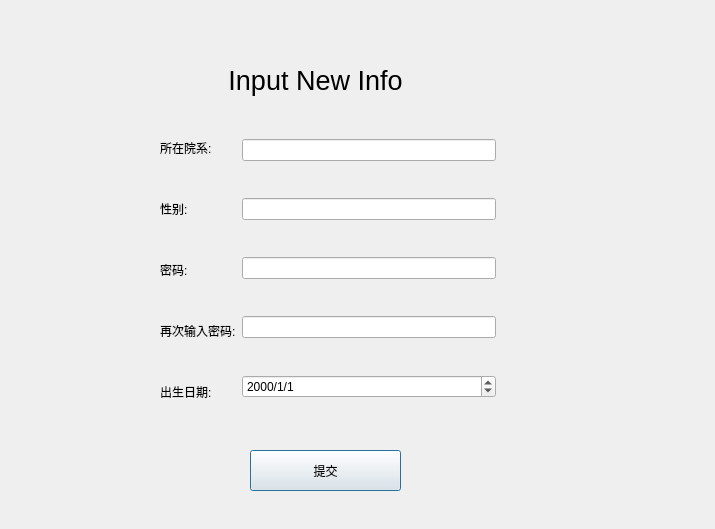
<?xml version="1.0" encoding="UTF-8"?>
<ui version="4.0">
 <class>UpdateInfo</class>
 <widget class="QDialog" name="UpdateInfo">
  <property name="geometry">
   <rect>
    <x>0</x>
    <y>0</y>
    <width>715</width>
    <height>529</height>
   </rect>
  </property>
  <property name="windowTitle">
   <string>Dialog</string>
  </property>
  <widget class="QWidget" name="layoutWidget">
   <property name="geometry">
    <rect>
     <x>160</x>
     <y>120</y>
     <width>336</width>
     <height>299</height>
    </rect>
   </property>
   <layout class="QHBoxLayout" name="horizontalLayout_2">
    <item>
     <layout class="QVBoxLayout" name="verticalLayout_2">
      <item>
       <widget class="QLabel" name="label_3">
        <property name="text">
         <string>所在院系:</string>
        </property>
       </widget>
      </item>
      <item>
       <widget class="QLabel" name="label_5">
        <property name="text">
         <string>性别:</string>
        </property>
       </widget>
      </item>
      <item>
       <widget class="QLabel" name="label_6">
        <property name="text">
         <string>密码:</string>
        </property>
       </widget>
      </item>
      <item>
       <widget class="QLabel" name="label_9">
        <property name="text">
         <string>再次输入密码:</string>
        </property>
       </widget>
      </item>
      <item>
       <widget class="QLabel" name="label_4">
        <property name="text">
         <string>出生日期:</string>
        </property>
       </widget>
      </item>
     </layout>
    </item>
    <item>
     <layout class="QVBoxLayout" name="verticalLayout">
      <property name="spacing">
       <number>18</number>
      </property>
      <item>
       <widget class="QLineEdit" name="depLineEdit"/>
      </item>
      <item>
       <widget class="QLineEdit" name="genderLineEdit"/>
      </item>
      <item>
       <widget class="QLineEdit" name="pwd1LineEdit">
        <property name="echoMode">
         <enum>QLineEdit::Password</enum>
        </property>
       </widget>
      </item>
      <item>
       <widget class="QLineEdit" name="pwd2LineEdit">
        <property name="echoMode">
         <enum>QLineEdit::Password</enum>
        </property>
       </widget>
      </item>
      <item>
       <widget class="QDateEdit" name="dateEdit">
        <property name="displayFormat">
         <string>yyyy/M/d</string>
        </property>
       </widget>
      </item>
     </layout>
    </item>
   </layout>
  </widget>
  <widget class="QLabel" name="label">
   <property name="geometry">
    <rect>
     <x>160</x>
     <y>60</y>
     <width>311</width>
     <height>41</height>
    </rect>
   </property>
   <property name="font">
    <font>
     <pointsize>20</pointsize>
    </font>
   </property>
   <property name="text">
    <string>Input New Info</string>
   </property>
   <property name="alignment">
    <set>Qt::AlignCenter</set>
   </property>
  </widget>
  <widget class="QPushButton" name="submitPushButton">
   <property name="geometry">
    <rect>
     <x>250</x>
     <y>450</y>
     <width>151</width>
     <height>41</height>
    </rect>
   </property>
   <property name="text">
    <string>提交</string>
   </property>
  </widget>
 </widget>
 <resources/>
 <connections/>
</ui>
